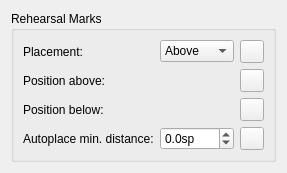
      <widget class="QWidget" name="PageRehearsalMarks">
       <layout class="QVBoxLayout" name="verticalLayout_51">
        <item>
         <widget class="QGroupBox" name="groupBox_rehearsalMarks">
          <property name="title">
           <string>Rehearsal Marks</string>
          </property>
          <layout class="QGridLayout" name="gridLayout_28">
           <item row="3" column="0">
            <widget class="QLabel" name="label_149">
             <property name="text">
              <string>Autoplace min. distance:</string>
             </property>
             <property name="buddy">
              <cstring>rehearsalMarkMinDistance</cstring>
             </property>
            </widget>
           </item>
           <item row="2" column="0">
            <widget class="QLabel" name="label_150">
             <property name="text">
              <string>Position below:</string>
             </property>
             <property name="buddy">
              <cstring>rehearsalMarkPosBelow</cstring>
             </property>
            </widget>
           </item>
           <item row="0" column="1">
            <widget class="QComboBox" name="rehearsalMarkPlacement">
             <item>
              <property name="text">
               <string notr="true">Above</string>
              </property>
             </item>
             <item>
              <property name="text">
               <string notr="true">Below</string>
              </property>
             </item>
            </widget>
           </item>
           <item row="0" column="2">
            <widget class="QToolButton" name="resetRehearsalMarkPlacement">
             <property name="toolTip">
              <string>Reset to default</string>
             </property>
             <property name="accessibleName">
              <string>Reset 'Placement' value</string>
             </property>
             <property name="text">
              <string notr="true"/>
             </property>
            </widget>
           </item>
           <item row="2" column="2">
            <widget class="QToolButton" name="resetRehearsalMarkPosBelow">
             <property name="toolTip">
              <string>Reset to default</string>
             </property>
             <property name="accessibleName">
              <string>Reset 'Position below' value</string>
             </property>
             <property name="text">
              <string notr="true"/>
             </property>
            </widget>
           </item>
           <item row="1" column="0">
            <widget class="QLabel" name="label_151">
             <property name="text">
              <string>Position above:</string>
             </property>
             <property name="buddy">
              <cstring>rehearsalMarkPosAbove</cstring>
             </property>
            </widget>
           </item>
           <item row="1" column="2">
            <widget class="QToolButton" name="resetRehearsalMarkPosAbove">
             <property name="toolTip">
              <string>Reset to default</string>
             </property>
             <property name="accessibleName">
              <string>Reset 'Position above' value</string>
             </property>
             <property name="text">
              <string notr="true"/>
             </property>
            </widget>
           </item>
           <item row="0" column="0">
            <widget class="QLabel" name="label_152">
             <property name="text">
              <string>Placement:</string>
             </property>
             <property name="buddy">
              <cstring>rehearsalMarkPlacement</cstring>
             </property>
            </widget>
           </item>
           <item row="3" column="1">
            <widget class="QDoubleSpinBox" name="rehearsalMarkMinDistance">
             <property name="sizePolicy">
              <sizepolicy hsizetype="Preferred" vsizetype="Fixed">
               <horstretch>0</horstretch>
               <verstretch>0</verstretch>
              </sizepolicy>
             </property>
             <property name="suffix">
              <string>sp</string>
             </property>
             <property name="decimals">
              <number>1</number>
             </property>
             <property name="minimum">
              <double>-100.000000000000000</double>
             </property>
             <property name="singleStep">
              <double>0.500000000000000</double>
             </property>
            </widget>
           </item>
           <item row="3" column="2">
            <widget class="QToolButton" name="resetRehearsalMarkMinDistance">
             <property name="toolTip">
              <string>Reset to default</string>
             </property>
             <property name="accessibleName">
              <string>Reset 'Autoplace min. distance' value</string>
             </property>
             <property name="text">
              <string notr="true"/>
             </property>
            </widget>
           </item>
           <item row="1" column="1">
            <widget class="mu::notation::OffsetSelect" name="rehearsalMarkPosAbove" native="true"/>
           </item>
           <item row="2" column="1">
            <widget class="mu::notation::OffsetSelect" name="rehearsalMarkPosBelow" native="true"/>
           </item>
           <item row="0" column="3">
            <spacer name="horizontalSpacer_36">
             <property name="orientation">
              <enum>Qt::Horizontal</enum>
             </property>
             <property name="sizeHint" stdset="0">
              <size>
               <width>0</width>
               <height>0</height>
              </size>
             </property>
            </spacer>
           </item>
          </layout>
         </widget>
        </item>
        <item>
         <spacer name="verticalSpacer_28">
          <property name="orientation">
           <enum>Qt::Vertical</enum>
          </property>
          <property name="sizeHint" stdset="0">
           <size>
            <width>0</width>
            <height>0</height>
           </size>
          </property>
         </spacer>
        </item>
       </layout>
      </widget>
